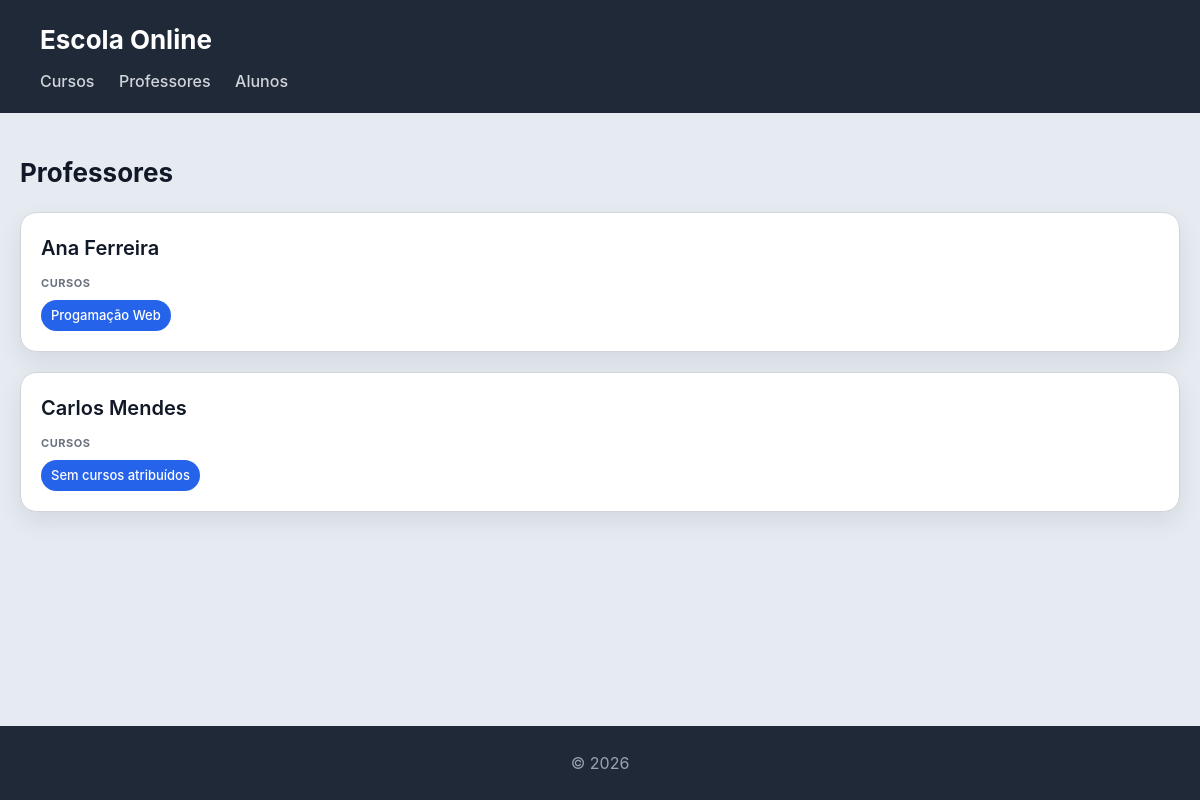
The page /escola_online/professores/ on the database as committed earlier.
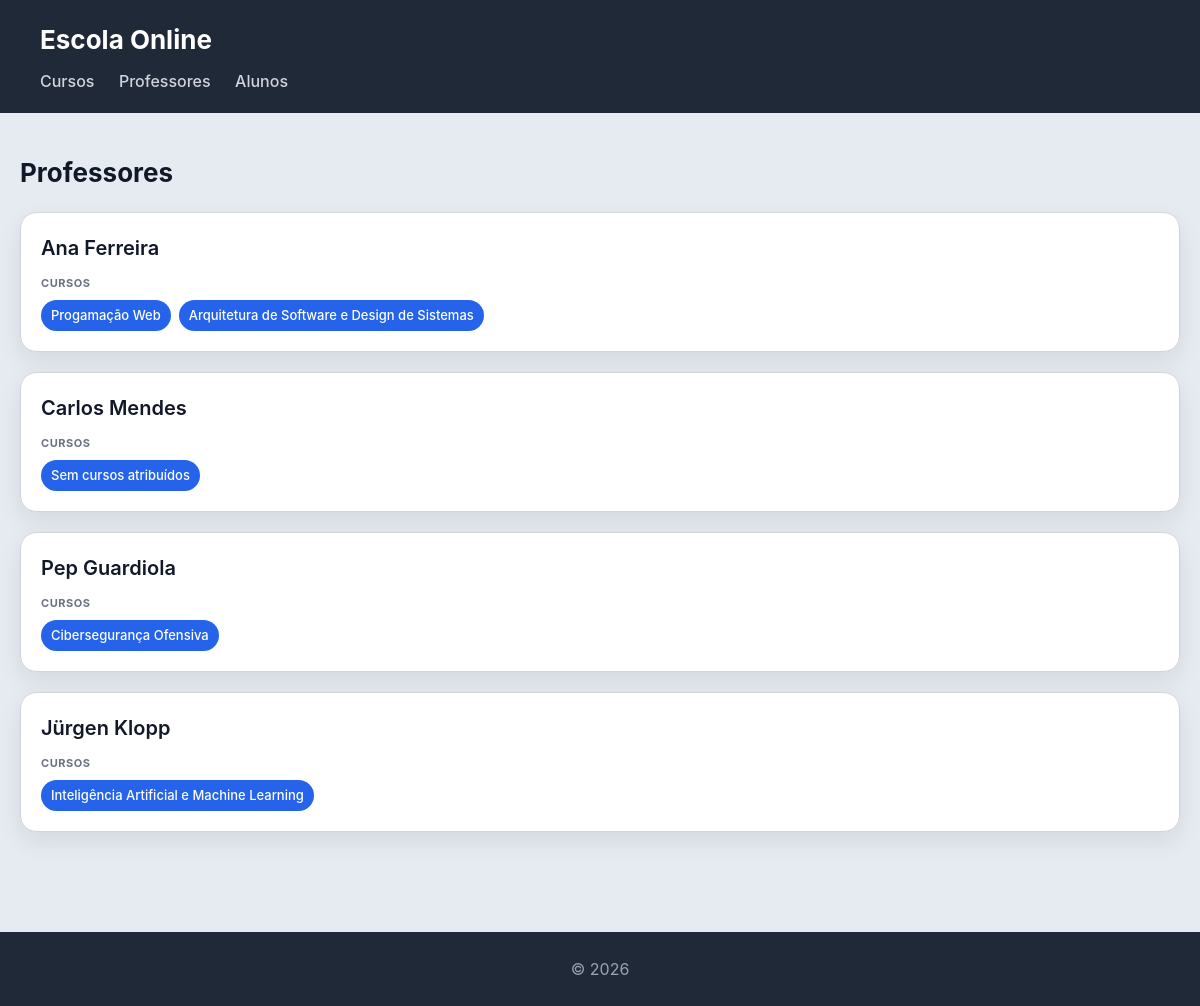
The same page on the database as committed later.
### escola_online/models.py (models this page shows, shortened)
class Professor(models.Model):
    nome = models.CharField(max_length=100)
    email = models.EmailField()

class Curso(models.Model):
    nome = models.CharField(max_length=100)
    imagem = models.ImageField(upload_to='cursos/')
    professor = models.ForeignKey(Professor, on_delete=models.CASCADE, related_name='cursos')
    alunos = models.ManyToManyField(Aluno, related_name='cursos')

### escola_online/views.py (the view)
# urls.py: path('professores/', views.professores_view, name='professores_view'),
def professores_view(request):
    professores = Professor.objects.prefetch_related('cursos').all()
    return render(request, 'escola_online/professores.html', {'professores': professores})

### portfolio/context_processors.py (called while the page is built)
def is_gestor(request):
    context = {"is_gestor": False, "is_autor": False}
    if request.user.is_authenticated:
        context["is_gestor"] = request.user.groups.filter(name="gestor-portfolio").exists()
        context["is_autor"] = request.user.groups.filter(name="autores").exists()
    return context

### escola_online/templates/escola_online/professores.html
{% extends "escola_online/base.html" %}
{% block content %}
<h2>Professores</h2>
<section>
    {% for professor in professores %}
    <article>
        <header>
            <h3>{{ professor.nome }}</h3>
        </header>
        <section>
            <h4>Cursos</h4>
            <ul>
                {% for curso in professor.cursos.all %}
                    <li>{{ curso.nome }}</li>
                {% empty %}
                    <li>Sem cursos atribuídos</li>
                {% endfor %}
            </ul>
        </section>
    </article>
    {% endfor %}
</section>
{% endblock %}

Rows that differ between the two databases and show on the page:
added Curso: nome "Arquitetura de Software e Design de Sistemas", shown under Professor "Ana Ferreira"
added Professor: nome "Pep Guardiola"
added Curso: nome "Cibersegurança Ofensiva", shown under "Pep Guardiola"
added Professor: nome "Jürgen Klopp"
added Curso: nome "Inteligência Artificial e Machine Learning", shown under "Jürgen Klopp"
